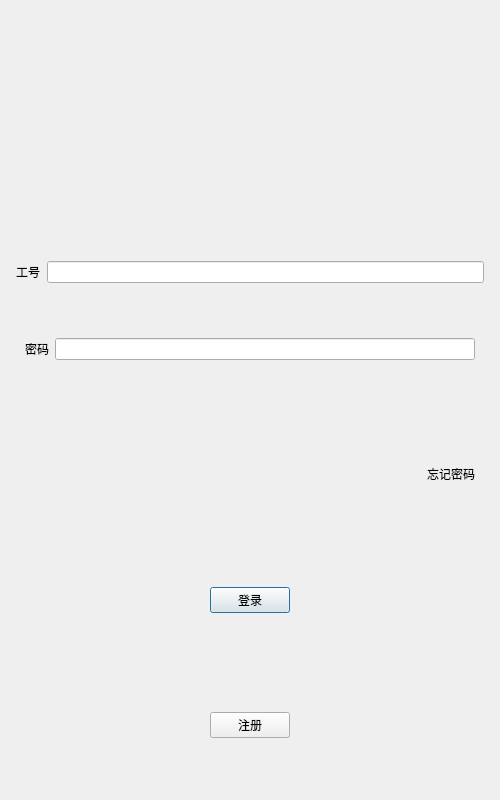
<?xml version="1.0" encoding="UTF-8"?>
<ui version="4.0">
 <class>LoginDialog</class>
 <widget class="QDialog" name="LoginDialog">
  <property name="geometry">
   <rect>
    <x>0</x>
    <y>0</y>
    <width>500</width>
    <height>800</height>
   </rect>
  </property>
  <property name="minimumSize">
   <size>
    <width>500</width>
    <height>800</height>
   </size>
  </property>
  <property name="maximumSize">
   <size>
    <width>500</width>
    <height>800</height>
   </size>
  </property>
  <property name="windowTitle">
   <string>Dialog</string>
  </property>
  <layout class="QVBoxLayout" name="verticalLayout_2">
   <item>
    <layout class="QVBoxLayout" name="verticalLayout">
     <property name="spacing">
      <number>7</number>
     </property>
     <property name="leftMargin">
      <number>5</number>
     </property>
     <property name="topMargin">
      <number>5</number>
     </property>
     <property name="rightMargin">
      <number>5</number>
     </property>
     <property name="bottomMargin">
      <number>5</number>
     </property>
     <item>
      <widget class="QWidget" name="widget" native="true">
       <layout class="QGridLayout" name="gridLayout">
        <item row="1" column="0">
         <widget class="QLabel" name="head_label">
          <property name="minimumSize">
           <size>
            <width>200</width>
            <height>200</height>
           </size>
          </property>
          <property name="maximumSize">
           <size>
            <width>200</width>
            <height>200</height>
           </size>
          </property>
          <property name="text">
           <string/>
          </property>
          <property name="alignment">
           <set>Qt::AlignCenter</set>
          </property>
         </widget>
        </item>
        <item row="0" column="0">
         <widget class="QLabel" name="err_tip">
          <property name="text">
           <string/>
          </property>
          <property name="alignment">
           <set>Qt::AlignCenter</set>
          </property>
         </widget>
        </item>
       </layout>
      </widget>
     </item>
     <item>
      <layout class="QHBoxLayout" name="horizontalLayout">
       <item>
        <widget class="QLabel" name="label">
         <property name="text">
          <string>工号</string>
         </property>
        </widget>
       </item>
       <item>
        <widget class="QLineEdit" name="emailEdit"/>
       </item>
      </layout>
     </item>
     <item>
      <widget class="QWidget" name="widget_2" native="true">
       <layout class="QHBoxLayout" name="horizontalLayout_2">
        <item>
         <widget class="QLabel" name="label_3">
          <property name="text">
           <string>密码</string>
          </property>
         </widget>
        </item>
        <item>
         <widget class="QLineEdit" name="passEdit"/>
        </item>
       </layout>
      </widget>
     </item>
     <item>
      <widget class="QWidget" name="widget_3" native="true">
       <layout class="QHBoxLayout" name="horizontalLayout_3">
        <item>
         <spacer name="horizontalSpacer">
          <property name="orientation">
           <enum>Qt::Horizontal</enum>
          </property>
          <property name="sizeHint" stdset="0">
           <size>
            <width>790</width>
            <height>20</height>
           </size>
          </property>
         </spacer>
        </item>
        <item>
         <widget class="ClickedLabel" name="forget_label">
          <property name="minimumSize">
           <size>
            <width>0</width>
            <height>20</height>
           </size>
          </property>
          <property name="maximumSize">
           <size>
            <width>16777215</width>
            <height>20</height>
           </size>
          </property>
          <property name="text">
           <string>忘记密码</string>
          </property>
         </widget>
        </item>
       </layout>
      </widget>
     </item>
     <item>
      <widget class="QWidget" name="widget_4" native="true">
       <layout class="QHBoxLayout" name="horizontalLayout_4">
        <item>
         <spacer name="horizontalSpacer_2">
          <property name="orientation">
           <enum>Qt::Horizontal</enum>
          </property>
          <property name="sizeHint" stdset="0">
           <size>
            <width>381</width>
            <height>20</height>
           </size>
          </property>
         </spacer>
        </item>
        <item>
         <widget class="QPushButton" name="loginBtn">
          <property name="text">
           <string>登录</string>
          </property>
         </widget>
        </item>
        <item>
         <spacer name="horizontalSpacer_3">
          <property name="orientation">
           <enum>Qt::Horizontal</enum>
          </property>
          <property name="sizeHint" stdset="0">
           <size>
            <width>380</width>
            <height>20</height>
           </size>
          </property>
         </spacer>
        </item>
       </layout>
      </widget>
     </item>
     <item>
      <widget class="QWidget" name="widget_5" native="true">
       <layout class="QHBoxLayout" name="horizontalLayout_5">
        <item>
         <spacer name="horizontalSpacer_4">
          <property name="orientation">
           <enum>Qt::Horizontal</enum>
          </property>
          <property name="sizeHint" stdset="0">
           <size>
            <width>381</width>
            <height>20</height>
           </size>
          </property>
         </spacer>
        </item>
        <item>
         <widget class="QPushButton" name="pushButton_2">
          <property name="text">
           <string>注册</string>
          </property>
         </widget>
        </item>
        <item>
         <spacer name="horizontalSpacer_5">
          <property name="orientation">
           <enum>Qt::Horizontal</enum>
          </property>
          <property name="sizeHint" stdset="0">
           <size>
            <width>380</width>
            <height>20</height>
           </size>
          </property>
         </spacer>
        </item>
       </layout>
      </widget>
     </item>
    </layout>
   </item>
  </layout>
 </widget>
 <customwidgets>
  <customwidget>
   <class>ClickedLabel</class>
   <extends>QLabel</extends>
   <header>clickedlabel.h</header>
  </customwidget>
 </customwidgets>
 <resources/>
 <connections/>
</ui>
